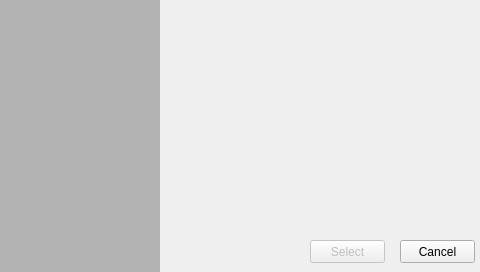
<?xml version="1.0" encoding="UTF-8"?>
<ui version="4.0">
 <class>QListLoadClass</class>
 <widget class="QDialog" name="QListLoadClass">
  <property name="geometry">
   <rect>
    <x>0</x>
    <y>0</y>
    <width>480</width>
    <height>272</height>
   </rect>
  </property>
  <property name="sizePolicy">
   <sizepolicy hsizetype="Fixed" vsizetype="Fixed">
    <horstretch>0</horstretch>
    <verstretch>0</verstretch>
   </sizepolicy>
  </property>
  <property name="minimumSize">
   <size>
    <width>480</width>
    <height>272</height>
   </size>
  </property>
  <property name="maximumSize">
   <size>
    <width>480</width>
    <height>272</height>
   </size>
  </property>
  <property name="windowTitle">
   <string>Load File</string>
  </property>
  <widget class="QLabel" name="pic1Label">
   <property name="geometry">
    <rect>
     <x>0</x>
     <y>0</y>
     <width>480</width>
     <height>272</height>
    </rect>
   </property>
   <property name="sizePolicy">
    <sizepolicy hsizetype="Fixed" vsizetype="Fixed">
     <horstretch>0</horstretch>
     <verstretch>0</verstretch>
    </sizepolicy>
   </property>
   <property name="minimumSize">
    <size>
     <width>480</width>
     <height>272</height>
    </size>
   </property>
   <property name="maximumSize">
    <size>
     <width>480</width>
     <height>272</height>
    </size>
   </property>
   <property name="contextMenuPolicy">
    <enum>Qt::DefaultContextMenu</enum>
   </property>
   <property name="text">
    <string/>
   </property>
   <property name="pixmap">
    <pixmap resource="pcsp.qrc">:/../../Resources/Resources/pic1.png</pixmap>
   </property>
  </widget>
  <widget class="QListWidget" name="icon0List">
   <property name="geometry">
    <rect>
     <x>0</x>
     <y>0</y>
     <width>160</width>
     <height>272</height>
    </rect>
   </property>
   <property name="sizePolicy">
    <sizepolicy hsizetype="Preferred" vsizetype="Maximum">
     <horstretch>0</horstretch>
     <verstretch>0</verstretch>
    </sizepolicy>
   </property>
   <property name="minimumSize">
    <size>
     <width>160</width>
     <height>272</height>
    </size>
   </property>
   <property name="maximumSize">
    <size>
     <width>160</width>
     <height>272</height>
    </size>
   </property>
   <property name="palette">
    <palette>
     <active>
      <colorrole role="Base">
       <brush brushstyle="SolidPattern">
        <color alpha="64">
         <red>0</red>
         <green>0</green>
         <blue>0</blue>
        </color>
       </brush>
      </colorrole>
     </active>
     <inactive>
      <colorrole role="Base">
       <brush brushstyle="SolidPattern">
        <color alpha="64">
         <red>0</red>
         <green>0</green>
         <blue>0</blue>
        </color>
       </brush>
      </colorrole>
     </inactive>
     <disabled>
      <colorrole role="Base">
       <brush brushstyle="SolidPattern">
        <color alpha="255">
         <red>240</red>
         <green>240</green>
         <blue>240</blue>
        </color>
       </brush>
      </colorrole>
     </disabled>
    </palette>
   </property>
   <property name="frameShape">
    <enum>QFrame::NoFrame</enum>
   </property>
   <property name="frameShadow">
    <enum>QFrame::Raised</enum>
   </property>
   <property name="lineWidth">
    <number>0</number>
   </property>
   <property name="verticalScrollBarPolicy">
    <enum>Qt::ScrollBarAlwaysOff</enum>
   </property>
   <property name="horizontalScrollBarPolicy">
    <enum>Qt::ScrollBarAlwaysOff</enum>
   </property>
   <property name="autoScrollMargin">
    <number>82</number>
   </property>
   <property name="showDropIndicator" stdset="0">
    <bool>false</bool>
   </property>
   <property name="iconSize">
    <size>
     <width>144</width>
     <height>80</height>
    </size>
   </property>
   <property name="textElideMode">
    <enum>Qt::ElideNone</enum>
   </property>
   <property name="verticalScrollMode">
    <enum>QAbstractItemView::ScrollPerPixel</enum>
   </property>
   <property name="horizontalScrollMode">
    <enum>QAbstractItemView::ScrollPerPixel</enum>
   </property>
   <property name="layoutMode">
    <enum>QListView::Batched</enum>
   </property>
   <property name="spacing">
    <number>4</number>
   </property>
   <property name="viewMode">
    <enum>QListView::IconMode</enum>
   </property>
   <property name="uniformItemSizes">
    <bool>true</bool>
   </property>
   <property name="batchSize">
    <number>6</number>
   </property>
  </widget>
  <widget class="QLabel" name="descriptionLabel">
   <property name="geometry">
    <rect>
     <x>210</x>
     <y>70</y>
     <width>211</width>
     <height>91</height>
    </rect>
   </property>
   <property name="text">
    <string/>
   </property>
  </widget>
  <widget class="QPushButton" name="selectBut">
   <property name="enabled">
    <bool>false</bool>
   </property>
   <property name="geometry">
    <rect>
     <x>310</x>
     <y>240</y>
     <width>75</width>
     <height>23</height>
    </rect>
   </property>
   <property name="text">
    <string>Select</string>
   </property>
  </widget>
  <widget class="QPushButton" name="cancelBut">
   <property name="geometry">
    <rect>
     <x>400</x>
     <y>240</y>
     <width>75</width>
     <height>23</height>
    </rect>
   </property>
   <property name="text">
    <string>Cancel</string>
   </property>
  </widget>
 </widget>
 <layoutdefault spacing="6" margin="11"/>
 <resources>
  <include location="pcsp.qrc"/>
 </resources>
 <connections>
  <connection>
   <sender>icon0List</sender>
   <signal>itemClicked(QListWidgetItem*)</signal>
   <receiver>QListLoadClass</receiver>
   <slot>displayPic1(QListWidgetItem*)</slot>
   <hints>
    <hint type="sourcelabel">
     <x>40</x>
     <y>111</y>
    </hint>
    <hint type="destinationlabel">
     <x>160</x>
     <y>283</y>
    </hint>
   </hints>
  </connection>
  <connection>
   <sender>icon0List</sender>
   <signal>itemClicked(QListWidgetItem*)</signal>
   <receiver>QListLoadClass</receiver>
   <slot>displayDesc(QListWidgetItem*)</slot>
   <hints>
    <hint type="sourcelabel">
     <x>78</x>
     <y>175</y>
    </hint>
    <hint type="destinationlabel">
     <x>201</x>
     <y>273</y>
    </hint>
   </hints>
  </connection>
  <connection>
   <sender>selectBut</sender>
   <signal>pressed()</signal>
   <receiver>QListLoadClass</receiver>
   <slot>loadButton()</slot>
   <hints>
    <hint type="sourcelabel">
     <x>360</x>
     <y>254</y>
    </hint>
    <hint type="destinationlabel">
     <x>336</x>
     <y>301</y>
    </hint>
   </hints>
  </connection>
  <connection>
   <sender>cancelBut</sender>
   <signal>pressed()</signal>
   <receiver>QListLoadClass</receiver>
   <slot>cancelButton()</slot>
   <hints>
    <hint type="sourcelabel">
     <x>451</x>
     <y>257</y>
    </hint>
    <hint type="destinationlabel">
     <x>453</x>
     <y>308</y>
    </hint>
   </hints>
  </connection>
 </connections>
 <slots>
  <slot>displayPic1(QListWidgetItem*)</slot>
  <slot>displayDesc(QListWidgetItem*)</slot>
  <slot>loadButton()</slot>
  <slot>cancelButton()</slot>
 </slots>
</ui>
